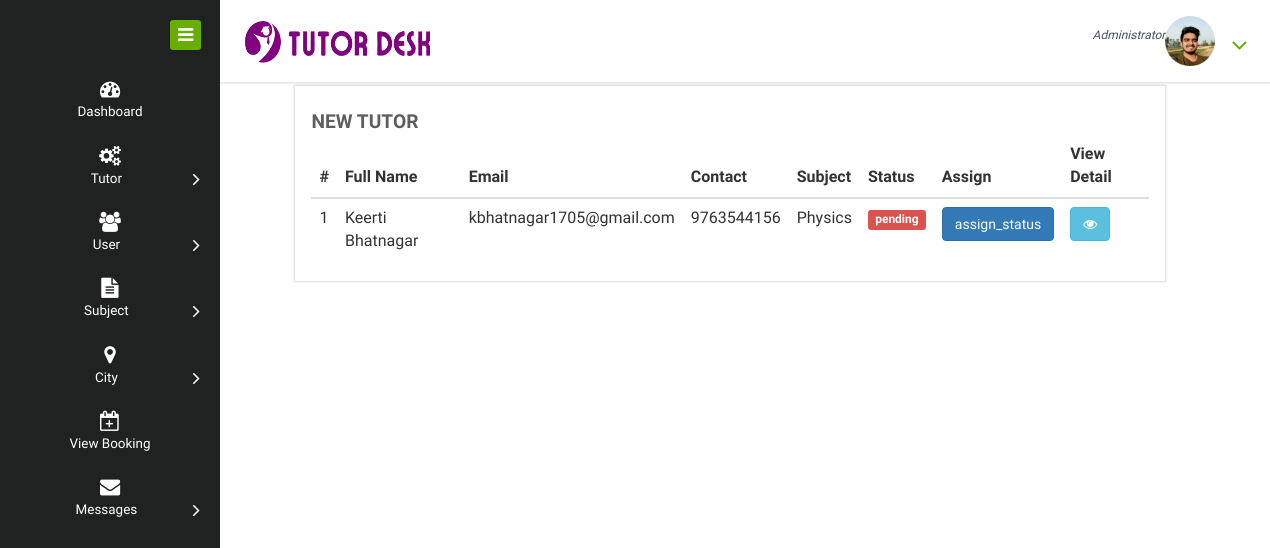
Page /new_service_man on the earlier database version.
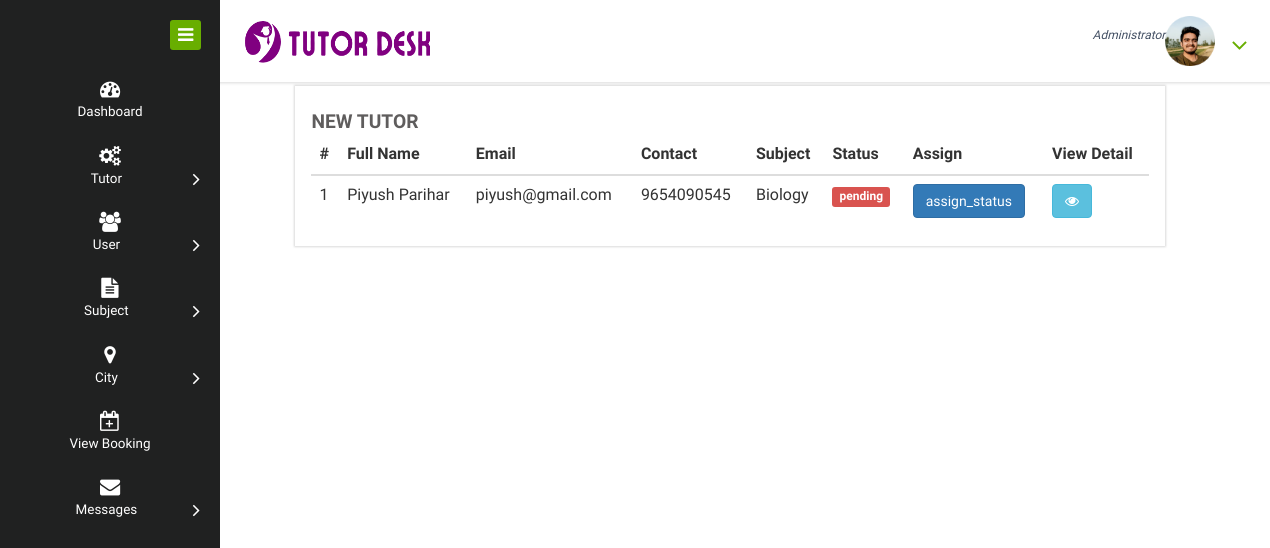
Same page on the later database version.
### home_service/models.py (models this page shows, shortened)
class Service_Man(models.Model):
    status = models.ForeignKey(Status, on_delete=models.CASCADE, null=True)
    city = models.ForeignKey(City, on_delete=models.CASCADE, null=True)
    user = models.ForeignKey(User, on_delete=models.CASCADE, null=True)
    contact = models.CharField(max_length=100, null=True)
    address = models.CharField(max_length=100, null=True)
    doj = models.DateField(null=True)
    dob = models.DateField(null=True)
    id_type = models.CharField(max_length=100, null=True)
    service_name = models.CharField(max_length=100, null=True)
    experience = models.CharField(max_length=100, null=True)
    id_card = models.FileField(null=True)
    image = models.FileField(null=True)

class Status(models.Model):
    status = models.CharField(max_length=30, null=True)

### home_service/views.py (the view)
# urls.py: path('new_service_man',New_Service_man,name="new_service_man"),
def New_Service_man(request):
    dic = notification()
    status = Status.objects.get(status="pending")
    ser = Service_Man.objects.filter(status=status)
    d = {'ser':ser,'new': dic['new'], 'count': dic['count']}
    return render(request,'new_service_man.html',d)

### home_service/views.py (called while the page is built)
def notification():
    status = Status.objects.get(status='pending')
    new = Service_Man.objects.filter(status=status)
    count=0
    for i in new:
        count+=1
    d = {'count':count,'new':new}
    return d

### home_service/templates/new_service_man.html
{% extends 'admin_navigation.html' %}
{% load static %}{% block body %}
<div>
  <div class="col-md-1"></div>
  <div class="col-md-10 chit-chat-layer1-left">
    <div class="work-progres">
      <div class="chit-chat-heading">
        New Tutor
      </div>
      <div class="table-responsive">
        <table class="table table-hover">
          <thead>
            <tr>
              <th>#</th>
              <th>Full Name</th>
              <th>Email</th>
              <th>Contact</th>
              <th>Subject</th>
              <th>Status</th>
              <th>Assign</th>
              <th>View Detail</th>
            </tr>
          </thead>
          <tbody>
            {% for i in ser %}
            <tr>
              <td>{{forloop.counter}}</td>
              <td>{{i.user.first_name}} {{i.user.last_name}}</td>
              <td>{{i.user.email}}</td>
              <td>{{i.contact}}</td>
              <td>{{i.service_name}}</td>
              <td><span class="label label-danger">{{i.status.status}}</span></td>
              <td><a href="{% url 'status' i.id %}"><button class="btn btn-primary">assign_status</button></a></td>
              <td><a href="{% url 'service_man_detail' i.id %}"><button class="btn btn-info"><i
                      class="fa fa-eye"></i></button></a></td>
            </tr>
            {% endfor %}
          </tbody>
        </table>
      </div>
    </div>
  </div>
  <div class="col-md-1"></div>
</div>
{% endblock %}

Differences in the rows shown:
removed Service_Man: user.first_name "Keerti", user.last_name "Bhatnagar", user.email "kbhatnagar1705@gmail.com", contact "9763544156", service_name "Physics", status.status "pending"
added Service_Man: user.first_name "Piyush", user.last_name "Parihar", user.email "piyush@gmail.com", contact "9654090545", service_name "Biology", status.status "pending"
